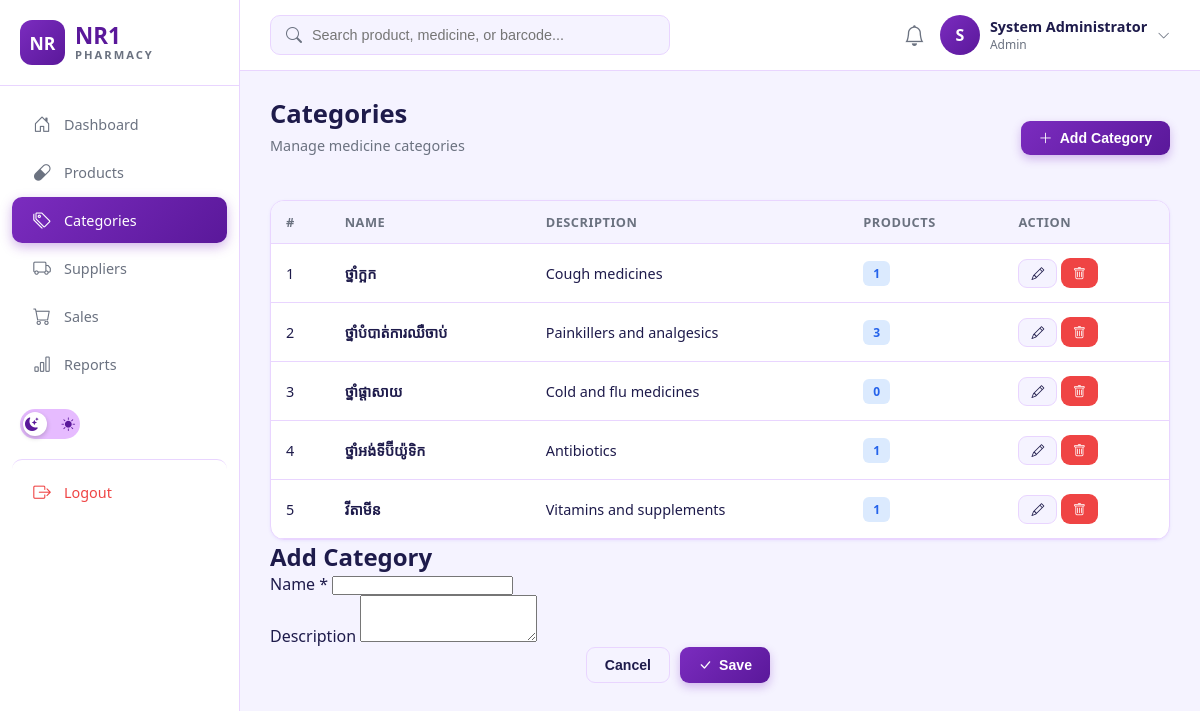
The page /src/categories.php (signed in) on the database its author committed.
### tables this page shows
CREATE TABLE IF NOT EXISTS categories (
    category_id INT AUTO_INCREMENT PRIMARY KEY,
    name VARCHAR(100) NOT NULL UNIQUE,
    description TEXT
);

### src/categories.php (the view, shortened to what this page needs)
<?php
$db = getDB();
$categories = $db->query("
    SELECT c.*, COUNT(m.medicine_id) AS product_count
    FROM categories c
    LEFT JOIN medicines m ON c.category_id = m.category_id
    GROUP BY c.category_id
    ORDER BY c.name
");
include __DIR__ . '/header.php';
?>
<div style="display:flex;justify-content:space-between;align-items:center;margin-bottom:20px;">
    <div>
        <h1 class="page-title">Categories</h1>
        <p class="page-subtitle">Manage medicine categories</p>
    </div>
    <button class="btn btn-primary" onclick="openModal()"><i class="bi bi-plus-lg"></i> Add Category</button>
</div>
<div class="card">
    <div class="table-wrapper">
        <table class="data-table">
            <thead>
                <tr><th>#</th><th>Name</th><th>Description</th><th>Products</th><th>Action</th></tr>
            </thead>
            <tbody>
            <?php if ($categories->num_rows === 0): ?>
                <tr><td colspan="5" style="text-align:center;padding:40px;color:var(--text-secondary);">No categories</td></tr>
            <?php else: $i = 1; while ($c = $categories->fetch_assoc()): ?>
                <tr>
                    <td><?= $i++ ?></td>
                    <td><strong><?= htmlspecialchars($c['name']) ?></strong></td>
                    <td><?= htmlspecialchars($c['description'] ?? '-') ?></td>
                    <td><span class="badge badge-info"><?= $c['product_count'] ?></span></td>
                    <td>
                        <button class="btn btn-secondary btn-sm" onclick='openModal(<?= json_encode($c) ?>)'><i class="bi bi-pencil"></i></button>
                        <a href="?delete=<?= $c['category_id'] ?>" class="btn btn-danger btn-sm" onclick="return confirm('លុប?')"><i class="bi bi-trash"></i></a>
                    </td>
                </tr>
            <?php endwhile; endif; ?>
            </tbody>
        </table>
    </div>
</div>
<div class="modal-overlay" id="catModal">
    <div class="modal" style="max-width:500px;">
        <h2 id="catTitle">Add Category</h2>
        <form method="POST">
            <div class="form-group">
                <label>Name *</label>
                <input type="text" name="name" id="c_name" class="form-control" required>
            </div>
            <div class="form-group">
                <label>Description</label>
                <textarea name="description" id="c_desc" class="form-control" rows="3"></textarea>
            </div>
            <div style="display:flex;gap:10px;justify-content:flex-end;">
                <button type="button" class="btn btn-secondary" onclick="closeModal()">Cancel</button>
                <button type="submit" class="btn btn-primary"><i class="bi bi-check-lg"></i> Save</button>
            </div>
        </form>
    </div>
</div>
<?php include __DIR__ . '/footer.php'; ?>

### src/assets/css/style.css (style rules this page uses)
:root { --bg-primary: #f5f3ff; --bg-secondary: #ffffff; --bg-sidebar: #ffffff; --text-primary: #1e1b4b; --text-secondary: #6b7280; --border-color: #e9d5ff; --card-shadow: 0 1px 3px rgba(139, 92, 246, 0.1); --brand-dark: #10002B; --brand-deep: #240046; --brand-primary: #3C096C; --brand-medium: #5A189A; --brand-light: #7B2CBF; --brand-lighter: #9D4EDD; --brand-accent: #C77DFF; --brand-soft: #E0AAFF; --brand-pale: #E6BBFF; --brand-pale2: #EBC9FF; --success: #10b981; --danger: #ef4444; --warning: #f59e0b; --info: #3b82f6; }
* { margin: 0; padding: 0; box-sizing: border-box; }
body { font-family: 'Segoe UI', Tahoma, sans-serif; background: var(--bg-primary); color: var(--text-primary); transition: background 0.3s ease, color 0.3s ease; }
.page-title { font-size: 1.6rem; font-weight: 700; color: var(--text-primary); margin-bottom: 5px; }
.page-subtitle { color: var(--text-secondary); font-size: 0.9rem; margin-bottom: 25px; }
.card { background: var(--bg-secondary); border-radius: 14px; border: 1px solid var(--border-color); box-shadow: var(--card-shadow); overflow: hidden; }
.btn { padding: 9px 18px; border-radius: 9px; border: none; cursor: pointer; font-weight: 600; font-size: 0.88rem; display: inline-flex; align-items: center; gap: 7px; transition: all 0.2s ease; text-decoration: none; }
.btn-primary { background: linear-gradient(135deg, var(--brand-light), var(--brand-medium)); color: #fff; box-shadow: 0 4px 10px rgba(123, 44, 191, 0.3); }
.btn-secondary { background: var(--bg-primary); color: var(--text-primary); border: 1px solid var(--border-color); }
.btn-danger { background: var(--danger); color: #fff; }
.btn-sm { padding: 6px 12px; font-size: 0.8rem; }
.table-wrapper { overflow-x: auto; }
table.data-table { width: 100%; border-collapse: collapse; }
table.data-table th { background: var(--bg-primary); padding: 12px 15px; text-align: left; font-size: 0.8rem; font-weight: 600; color: var(--text-secondary); text-transform: uppercase; letter-spacing: 0.5px; border-bottom: 1px solid var(--border-color); }
table.data-table td { padding: 14px 15px; border-bottom: 1px solid var(--border-color); color: var(--text-primary); font-size: 0.9rem; }
.badge { padding: 4px 10px; border-radius: 6px; font-size: 0.75rem; font-weight: 600; display: inline-block; }
.badge-info { background: #dbeafe; color: #2563eb; }

### rows shown on the page
categories: name "ថ្នាំក្អក", description "Cough medicines", product_count "1"
categories: name "ថ្នាំបំបាត់ការឈឺចាប់", description "Painkillers and analgesics", product_count "3"
categories: name "ថ្នាំផ្តាសាយ", description "Cold and flu medicines", product_count "0"
categories: name "ថ្នាំអង់ទីប៊ីយ៉ូទិក", description "Antibiotics", product_count "1"
categories: name "វីតាមីន", description "Vitamins and supplements", product_count "1"

### other values the page prints
substr($user['full_name'] ?? 'U', 0, 1) "S"
$user['full_name'] "System Administrator"
$user['role'] "Admin"
